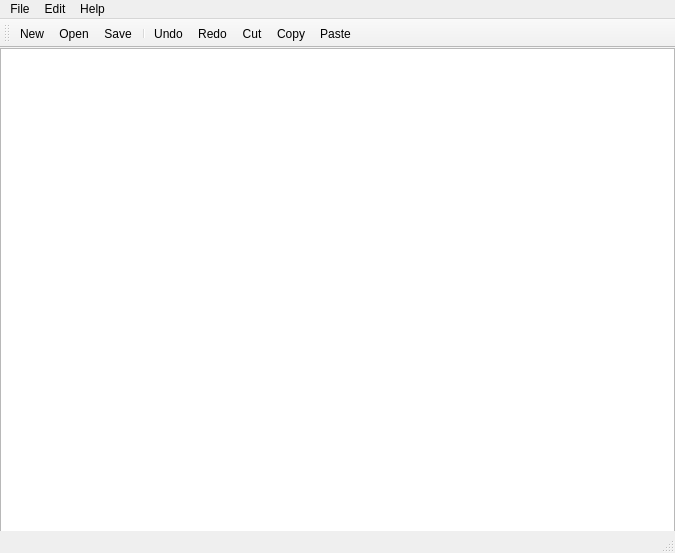
<?xml version="1.0" encoding="UTF-8"?>
<ui version="4.0">
 <class>TextEdit</class>
 <widget class="QMainWindow" name="TextEdit">
  <property name="geometry">
   <rect>
    <x>0</x>
    <y>0</y>
    <width>675</width>
    <height>553</height>
   </rect>
  </property>
  <property name="windowTitle">
   <string>TextEdit</string>
  </property>
  <widget class="QWidget" name="centralwidget">
   <widget class="QPlainTextEdit" name="plainTextEdit">
    <property name="geometry">
     <rect>
      <x>0</x>
      <y>0</y>
      <width>675</width>
      <height>491</height>
     </rect>
    </property>
    <property name="focusPolicy">
     <enum>Qt::TabFocus</enum>
    </property>
   </widget>
  </widget>
  <widget class="QStatusBar" name="statusbar"/>
  <widget class="QMenuBar" name="menuBar">
   <property name="geometry">
    <rect>
     <x>0</x>
     <y>0</y>
     <width>675</width>
     <height>21</height>
    </rect>
   </property>
   <widget class="QMenu" name="menuFile">
    <property name="title">
     <string>File</string>
    </property>
    <addaction name="actionNew"/>
    <addaction name="actionOpen"/>
    <addaction name="separator"/>
    <addaction name="actionSave"/>
    <addaction name="actionSave_As"/>
    <addaction name="separator"/>
   </widget>
   <widget class="QMenu" name="menuEdit">
    <property name="title">
     <string>Edit</string>
    </property>
    <addaction name="actionUndo"/>
    <addaction name="actionRedo"/>
    <addaction name="separator"/>
    <addaction name="actionCut"/>
    <addaction name="actionCopy"/>
    <addaction name="actionPaste"/>
   </widget>
   <widget class="QMenu" name="menuHelp">
    <property name="title">
     <string>Help</string>
    </property>
    <addaction name="actionAbout"/>
   </widget>
   <addaction name="menuFile"/>
   <addaction name="menuEdit"/>
   <addaction name="menuHelp"/>
  </widget>
  <widget class="QToolBar" name="toolBar">
   <property name="focusPolicy">
    <enum>Qt::TabFocus</enum>
   </property>
   <property name="windowTitle">
    <string>toolBar</string>
   </property>
   <attribute name="toolBarArea">
    <enum>TopToolBarArea</enum>
   </attribute>
   <attribute name="toolBarBreak">
    <bool>false</bool>
   </attribute>
   <addaction name="actionNew"/>
   <addaction name="actionOpen"/>
   <addaction name="actionSave"/>
   <addaction name="separator"/>
   <addaction name="actionUndo"/>
   <addaction name="actionRedo"/>
   <addaction name="actionCut"/>
   <addaction name="actionCopy"/>
   <addaction name="actionPaste"/>
  </widget>
  <action name="actionNew">
   <property name="icon">
    <iconset>
     <normaloff>../assets/filenew.png</normaloff>../assets/filenew.png</iconset>
   </property>
   <property name="text">
    <string>New</string>
   </property>
   <property name="shortcut">
    <string>Ctrl+N</string>
   </property>
   <property name="iconVisibleInMenu">
    <bool>false</bool>
   </property>
  </action>
  <action name="actionOpen">
   <property name="icon">
    <iconset>
     <normaloff>../assets/fileopen.png</normaloff>../assets/fileopen.png</iconset>
   </property>
   <property name="text">
    <string>Open...</string>
   </property>
   <property name="shortcut">
    <string>Ctrl+O</string>
   </property>
  </action>
  <action name="actionSave">
   <property name="icon">
    <iconset>
     <normaloff>../assets/filesave.png</normaloff>../assets/filesave.png</iconset>
   </property>
   <property name="text">
    <string>Save</string>
   </property>
   <property name="shortcut">
    <string>Ctrl+S</string>
   </property>
  </action>
  <action name="actionSave_As">
   <property name="text">
    <string>Save As...</string>
   </property>
   <property name="icon">
    <iconset>
     <normaloff>../assets/filesaveAs.png</normaloff>../assets/filesaveAs.png</iconset>
   </property>
  </action>
  <action name="actionQuit">
   <property name="icon">
    <iconset>
     <normaloff>../assets/quit.png</normaloff>../assets/quit.png</iconset>
   </property>
   <property name="text">
    <string>Quit</string>
   </property>
   <property name="shortcut">
    <string>Ctrl+Q</string>
   </property>
  </action>
  <action name="actionUndo">
   <property name="icon">
    <iconset>
     <normaloff>../assets/editundo.png</normaloff>../assets/editundo.png</iconset>
   </property>
   <property name="text">
    <string>Undo</string>
   </property>
   <property name="shortcut">
    <string>Ctrl+Z</string>
   </property>
  </action>
  <action name="actionRedo">
   <property name="icon">
    <iconset>
     <normaloff>../assets/editredo.png</normaloff>../assets/editredo.png</iconset>
   </property>
   <property name="text">
    <string>Redo</string>
   </property>
   <property name="shortcut">
    <string>Ctrl+Y</string>
   </property>
  </action>
  <action name="actionCut">
   <property name="icon">
    <iconset>
     <normaloff>../assets/editcut.png</normaloff>../assets/editcut.png</iconset>
   </property>
   <property name="text">
    <string>Cut</string>
   </property>
   <property name="shortcut">
    <string>Ctrl+X</string>
   </property>
  </action>
  <action name="actionCopy">
   <property name="icon">
    <iconset>
     <normaloff>../assets/editcopy.png</normaloff>../assets/editcopy.png</iconset>
   </property>
   <property name="text">
    <string>Copy</string>
   </property>
   <property name="shortcut">
    <string>Ctrl+C</string>
   </property>
  </action>
  <action name="actionPaste">
   <property name="icon">
    <iconset>
     <normaloff>../assets/editpaste.png</normaloff>../assets/editpaste.png</iconset>
   </property>
   <property name="text">
    <string>Paste</string>
   </property>
   <property name="shortcut">
    <string>Ctrl+V</string>
   </property>
  </action>
  <action name="actionAbout">
   <property name="text">
    <string>About</string>
   </property>
  </action>
 </widget>
 <resources/>
 <connections/>
</ui>
